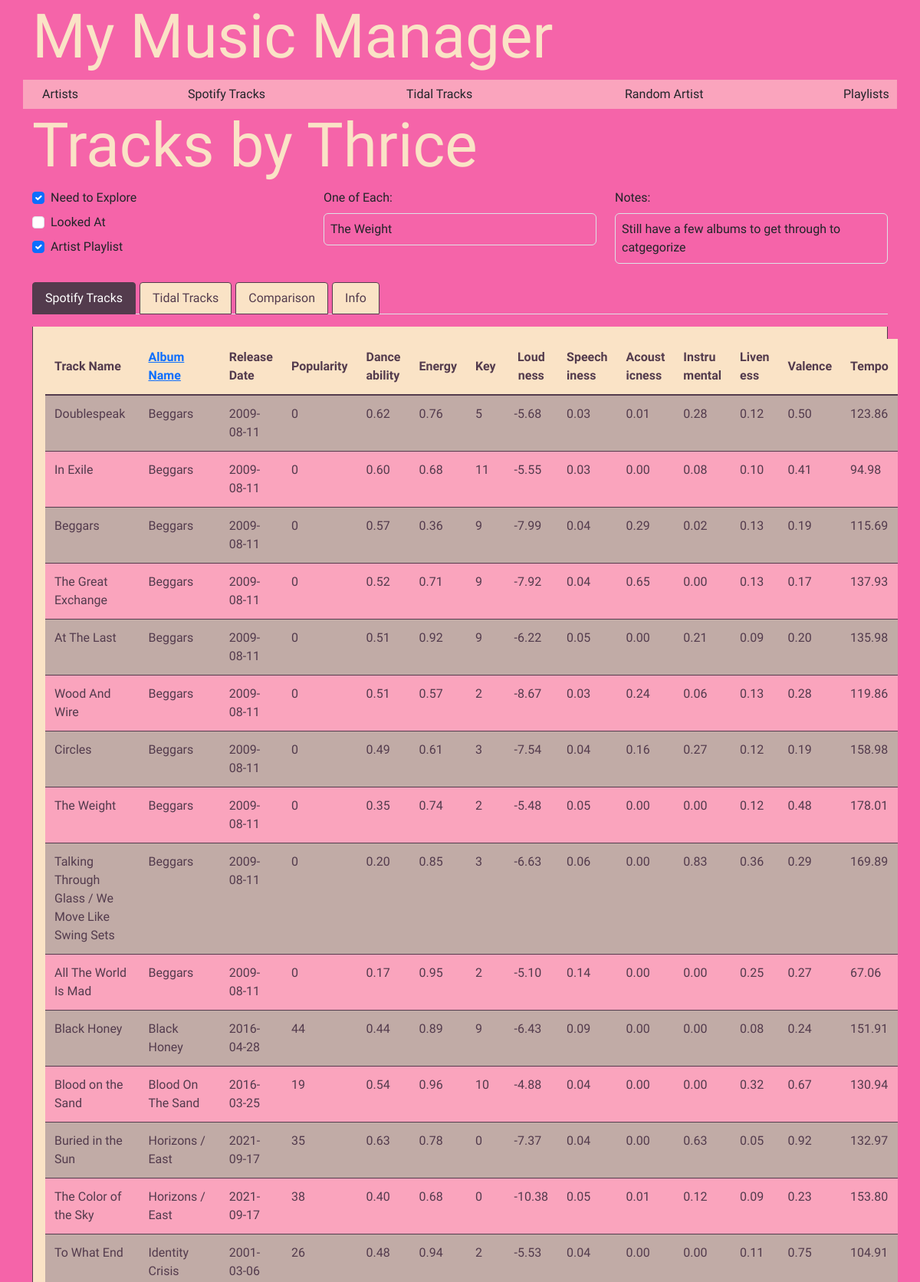
Screenshot of /artist/1/tracks (upper part) with the database file from the repository.
### app/models.py (models this page shows, shortened)
class Artist(db.Model):
    id = db.Column(db.Integer, primary_key=True)
    artist_name = db.Column(db.String(120), nullable=False)
    main_artist = db.Column(db.String(120), nullable=False)
    need_to_explore = db.Column(db.Boolean, nullable=False)
    looked_at = db.Column(db.Boolean, nullable=False)
    artist_playlist = db.Column(db.Boolean, nullable=False)
    one_of_each = db.Column(db.String(120), nullable=True)
    notes = db.Column(db.Text, nullable=True)
    order = db.Column(db.Integer, nullable=False, default=0)
    hide = db.Column(db.Boolean, nullable=False, default=False)
    musicbrainz_id = db.Column(db.String(36), nullable=True)
    musicbrainz_data = db.relationship('MusicBrainzAlbum', backref='artist', lazy=True)
    tracks = db.relationship('MusicBrainzTrack', backref='main_artist', lazy='dynamic')
    featured_in_tracks = db.relationship('MusicBrainzTrack', secondary=featured_artists,
                                         back_populates='featured_artists')
    genres = db.Column(db.String(255), nullable=True)

class SpotifyTrack(db.Model):
    id = db.Column(db.Integer, primary_key=True)
    spotify_id = db.Column(db.String(255))
    artist_ids = db.Column(db.String(255))
    track_name = db.Column(db.String(255))
    album_name = db.Column(db.String(255))
    helper = db.Column(db.String(255))
    artist_name = db.Column(db.String(255))
    release_date = db.Column(db.String(255))
    duration_ms = db.Column(db.Integer)
    popularity = db.Column(db.Integer)
    added_by = db.Column(db.String(255))
    added_at = db.Column(db.String(255))
    genres = db.Column(db.String(1000))
    danceability = db.Column(db.Float)
    energy = db.Column(db.Float)
    key = db.Column(db.Integer)
    loudness = db.Column(db.Float)
    mode = db.Column(db.Integer)
    speechiness = db.Column(db.Float)
    acousticness = db.Column(db.Float)
    instrumentalness = db.Column(db.Float)
    liveness = db.Column(db.Float)
    valence = db.Column(db.Float)
    tempo = db.Column(db.Float)
    time_signature = db.Column(db.Integer)

### app/views.py (the view)
@app.route('/artist/<int:artist_id>/tracks', methods=['GET'])
def artist_tracks(artist_id):
    artist = Artist.query.get_or_404(artist_id)
    sort_by = request.args.get('sort', 'album_name')  # Default sort by album name
    order = request.args.get('order', 'asc')  # Default order is ascending
    if sort_by == 'album_name':
        if order == 'asc':
            spotify_tracks = SpotifyTrack.query.filter_by(artist_name=artist.artist_name).order_by(SpotifyTrack.album_name.asc()).all()
            tidal_tracks = TidalTrack.query.filter_by(artist_name=artist.artist_name).order_by(TidalTrack.album_name.asc()).all()
        else:
            spotify_tracks = SpotifyTrack.query.filter_by(artist_name=artist.artist_name).order_by(SpotifyTrack.album_name.desc()).all()
            tidal_tracks = TidalTrack.query.filter_by(artist_name=artist.artist_name).order_by(TidalTrack.album_name.desc()).all()
    spotify_track_names = {track.track_name for track in spotify_tracks}
    tidal_track_names = {track.track_name for track in tidal_tracks}
    common_tracks = spotify_track_names & tidal_track_names  # Intersection
    unique_spotify_tracks = spotify_track_names - tidal_track_names  # Spotify only
    unique_tidal_tracks = tidal_track_names - spotify_track_names  # Tidal only
    return render_template('artist_tracks.html',
                           artist=artist,
                           spotify_tracks=spotify_tracks,
                           tidal_tracks=tidal_tracks,
                           common_tracks=common_tracks,
                           unique_spotify_tracks=unique_spotify_tracks,
                           unique_tidal_tracks=unique_tidal_tracks,
                           sort_by=sort_by,
                           order=order)

### app/templates/artist_tracks.html (shortened to what this page needs)
{% extends "base.html" %}
{% block content %}
<link rel="stylesheet" href="{{ url_for('static', filename='css/artists_overview.css') }}">
{% include 'nav.html' %}
<h1 class="display-1 title">Tracks by {{ artist.artist_name }}</h1>
<div class="artist-details mb-3">
    <div class="row">
        <div class="col-md-4">
            <div class="form-check mb-2">
                <input class="form-check-input" type="checkbox"
                       hx-post="{{ url_for('update_artist', artist_id=artist.id) }}"
                       hx-include="closest div.artist-details"
                       name="need_to_explore"
                       id="need_to_explore"
                       {% if artist.need_to_explore %}checked{% endif %}>
                <label class="form-check-label" for="need_to_explore">
                    Need to Explore
                </label>
            </div>
            <div class="form-check mb-2">
                <input class="form-check-input" type="checkbox"
                       hx-post="{{ url_for('update_artist', artist_id=artist.id) }}"
                       hx-include="closest div.artist-details"
                       name="looked_at"
                       id="looked_at"
                       {% if artist.looked_at %}checked{% endif %}>
                <label class="form-check-label" for="looked_at">
                    Looked At
                </label>
            </div>
            <div class="form-check mb-2">
                <input class="form-check-input" type="checkbox"
                       hx-post="{{ url_for('update_artist', artist_id=artist.id) }}"
                       hx-include="closest div.artist-details"
                       name="artist_playlist"
                       id="artist_playlist"
                       {% if artist.artist_playlist %}checked{% endif %}>
                <label class="form-check-label" for="artist_playlist">
                    Artist Playlist
                </label>
            </div>
        </div>
        <div class="col-md-4">
            <div class="mb-2">
                <label class="form-label">One of Each:</label>
                <div class="editable-field p-2 border rounded"
                     hx-get="{{ url_for('edit_field', artist_id=artist.id, field='one_of_each') }}"
                     hx-trigger="click" hx-swap="innerHTML">
                    {% if artist.one_of_each is none %}
                        <em class="text-muted">Click to edit</em>
                    {% else %}
                        {{ artist.one_of_each }}
                    {% endif %}
                </div>
            </div>
        </div>
        <div class="col-md-4">
            <div class="mb-2">
                <label class="form-label">Notes:</label>
                <div class="editable-field p-2 border rounded"
                     hx-get="{{ url_for('edit_field', artist_id=artist.id, field='notes') }}"
                     hx-trigger="click" hx-swap="innerHTML">
                    {% if artist.notes is none %}
                        <em class="text-muted">Click to edit</em>
                    {% else %}
                        {{ artist.notes }}
                    {% endif %}
                </div>
            </div>
        </div>
    </div>
</div>
<ul class="nav nav-tabs" id="trackTabs" role="tablist">
    <li class="nav-item" role="presentation">
        <button class="nav-link active" id="spotify-tab" data-bs-toggle="tab" data-bs-target="#spotify" type="button" role="tab" aria-controls="spotify" aria-selected="true">Spotify Tracks</button>
    </li>
    <li class="nav-item" role="presentation">
        <button class="nav-link" id="tidal-tab" data-bs-toggle="tab" data-bs-target="#tidal" type="button" role="tab" aria-controls="tidal" aria-selected="false">Tidal Tracks</button>
    </li>
    <li class="nav-item" role="presentation">
        <button class="nav-link" id="comparison-tab" data-bs-toggle="tab" data-bs-target="#comparison" type="button" role="tab" aria-controls="comparison" aria-selected="false">Comparison</button>
    </li>
    <li class="nav-item" role="presentation">
        <button class="nav-link" id="info-tab" data-bs-toggle="tab" data-bs-target="#info" type="button" role="tab" aria-controls="info" aria-selected="false">Info</button>
    </li>
</ul>
<div class="tab-content mt-3" id="trackTabsContent">
    <div class="tab-pane fade show active" id="spotify" role="tabpanel" aria-labelledby="spotify-tab">
        <table class="custom-table">
            <thead>
                <tr>
                    <th>Track Name</th>
                    <th><a href="{{ url_for('artist_tracks', artist_id=artist.id, sort='album_name', order='asc' if order == 'desc' else 'desc') }}">Album Name</a></th>
                    <th>Release Date</th>
                    <th>Popularity</th>
                    <th class="shorty">Dance ability</th>
                    <th class="shorty">Energy</th>
                    <th class="shorty">Key</th>
                    <th class="shorty text-center">Loud ness</th>
                    <th class="shorty">Speech iness</th>
                    <th class="shorty">Acoust icness</th>
                    <th class="shorty">Instru mental</th>
                    <th class="shorty">Liven ess</th>
                    <th class="shorty">Valence</th>
                    <th class="shorty">Tempo</th>
                </tr>
            </thead>
            <tbody>
                {% for track in spotify_tracks %}
                <tr>
                    <td>{{ track.track_name }}</td>
                    <td>{{ track.album_name }}</td>
                    <td>{{ track.release_date }}</td>
                    <td>{{ track.popularity }}</td>
                    <td class="shorty">{{ "%.2f" | format(track.danceability) }}</td>
                    <td class="shorty">{{ "%.2f" | format(track.energy) }}</td>
                    <td class="shorty">{{ track.key }}</td>
                    <td class="shorty">{{ "%.2f" | format(track.loudness) }}</td>
                    <td class="shorty">{{ "%.2f" | format(track.speechiness) }}</td>
                    <td class="shorty">{{ "%.2f" | format(track.acousticness) }}</td>
                    <td class="shorty">{{ "%.2f" | format(track.instrumentalness) }}</td>
                    <td class="shorty">{{ "%.2f" | format(track.liveness) }}</td>
                    <td class="shorty">{{ "%.2f" | format(track.valence) }}</td>
                    <td class="shorty">{{ "%.2f" | format(track.tempo) }}</td>
                </tr>
                {% endfor %}
            </tbody>
        </table>
    </div>
</div>
{% endblock %}

### app/static/css/styles.css (style rules this page uses)
body { --pale-dogwood: #c1aba6ff; --eggplant: #533b4dff; --hot-pink: #f564a9ff; --amaranth-pink: #faa4bdff; --champagne: #fae3c6ff; background-color: var(--hot-pink); font-family: 'Sarala', sans-serif; }
.title { font-family: 'Life Savers', serif; color: var(--champagne); }
h1, h2, h3, h4, h5, h6 { font-family: 'Kalam', cursive; }

### app/static/css/artists_overview.css (style rules this page uses)
.custom-table { width: 100%; margin-bottom: 1rem; color: var(--eggplant); border-collapse: collapse; }
.custom-table th { background-color: var(--champagne); text-align: left; padding: 0.75rem; border-bottom: 2px solid var(--eggplant); color: var(--eggplant); }
.custom-table td { padding: 0.75rem; vertical-align: top; border-bottom: 1px solid var(--eggplant); color: var(--eggplant); }
.custom-table tbody tr:nth-of-type(odd) { background-color: var(--pale-dogwood); }
.custom-table tbody tr:nth-of-type(even) { background-color: var(--amaranth-pink); }
.nav-tabs .nav-link { color: var(--eggplant); background-color: var(--champagne); border: 1px solid var(--eggplant); margin-right: 5px; padding: 0.5rem 1rem; border-radius: 0.25rem 0.25rem 0 0; }
.nav-tabs .nav-link.active { color: #fff; background-color: var(--eggplant); border-color: var(--eggplant); }
.tab-content { border: 1px solid var(--eggplant); border-top: none; background-color: var(--champagne); padding: 1rem; border-radius: 0 0 0.25rem 0.25rem; }
.custom-table th { position: sticky; top: 0; z-index: 2; background-color: var(--champagne); color: var(--eggplant); box-shadow: 0 2px 2px -1px rgba(0, 0, 0, 0.4); }

### rows the page displays
Artist: artist_name "Thrice", need_to_explore "☑", artist_playlist "☑", one_of_each "The Weight", notes "Still have a few albums to get through to catgegorize"
SpotifyTrack: track_name "Doublespeak", album_name "Beggars", release_date "2009-08-11", popularity "0", danceability "0.62", energy "0.76", key "5", loudness "-5.68", speechiness "0.03", acousticness "0.01", instrumentalness "0.28", liveness "0.12", valence "0.50", tempo "123.86"
SpotifyTrack: track_name "In Exile", album_name "Beggars", release_date "2009-08-11", popularity "0", danceability "0.60", energy "0.68", key "11", loudness "-5.55", speechiness "0.03", acousticness "0.00", instrumentalness "0.08", liveness "0.10", valence "0.41", tempo "94.98"
SpotifyTrack: track_name "Beggars", album_name "Beggars", release_date "2009-08-11", popularity "0", danceability "0.57", energy "0.36", key "9", loudness "-7.99", speechiness "0.04", acousticness "0.29", instrumentalness "0.02", liveness "0.13", valence "0.19", tempo "115.69"
SpotifyTrack: track_name "The Great Exchange", album_name "Beggars", release_date "2009-08-11", popularity "0", danceability "0.52", energy "0.71", key "9", loudness "-7.92", speechiness "0.04", acousticness "0.65", instrumentalness "0.00", liveness "0.13", valence "0.17", tempo "137.93"
SpotifyTrack: track_name "At The Last", album_name "Beggars", release_date "2009-08-11", popularity "0", danceability "0.51", energy "0.92", key "9", loudness "-6.22", speechiness "0.05", acousticness "0.00", instrumentalness "0.21", liveness "0.09", valence "0.20", tempo "135.98"
SpotifyTrack: track_name "Wood And Wire", album_name "Beggars", release_date "2009-08-11", popularity "0", danceability "0.51", energy "0.57", key "2", loudness "-8.67", speechiness "0.03", acousticness "0.24", instrumentalness "0.06", liveness "0.13", valence "0.28", tempo "119.86"
SpotifyTrack: track_name "Circles", album_name "Beggars", release_date "2009-08-11", popularity "0", danceability "0.49", energy "0.61", key "3", loudness "-7.54", speechiness "0.04", acousticness "0.16", instrumentalness "0.27", liveness "0.12", valence "0.19", tempo "158.98"
SpotifyTrack: track_name "The Weight", album_name "Beggars", release_date "2009-08-11", popularity "0", danceability "0.35", energy "0.74", key "2", loudness "-5.48", speechiness "0.05", acousticness "0.00", instrumentalness "0.00", liveness "0.12", valence "0.48", tempo "178.01"
SpotifyTrack: track_name "Talking Through Glass / We Move Like Swing Sets", album_name "Beggars", release_date "2009-08-11", popularity "0", danceability "0.20", energy "0.85", key "3", loudness "-6.63", speechiness "0.06", acousticness "0.00", instrumentalness "0.83", liveness "0.36", valence "0.29", tempo "169.89"
SpotifyTrack: track_name "All The World Is Mad", album_name "Beggars", release_date "2009-08-11", popularity "0", danceability "0.17", energy "0.95", key "2", loudness "-5.10", speechiness "0.14", acousticness "0.00", instrumentalness "0.00", liveness "0.25", valence "0.27", tempo "67.06"
SpotifyTrack: track_name "Black Honey", album_name "Black Honey", release_date "2016-04-28", popularity "44", danceability "0.44", energy "0.89", key "9", loudness "-6.43", speechiness "0.09", acousticness "0.00", instrumentalness "0.00", liveness "0.08", valence "0.24", tempo "151.91"
SpotifyTrack: track_name "Blood on the Sand", album_name "Blood On The Sand", release_date "2016-03-25", popularity "19", danceability "0.54", energy "0.96", key "10", loudness "-4.88", speechiness "0.04", acousticness "0.00", instrumentalness "0.00", liveness "0.32", valence "0.67", tempo "130.94"
SpotifyTrack: track_name "Buried in the Sun", album_name "Horizons / East", release_date "2021-09-17", popularity "35", danceability "0.63", energy "0.78", key "0", loudness "-7.37", speechiness "0.04", acousticness "0.00", instrumentalness "0.63", liveness "0.05", valence "0.92", tempo "132.97"
SpotifyTrack: track_name "The Color of the Sky", album_name "Horizons / East", release_date "2021-09-17", popularity "38", danceability "0.40", energy "0.68", key "0", loudness "-10.38", speechiness "0.05", acousticness "0.01", instrumentalness "0.12", liveness "0.09", valence "0.23", tempo "153.80"
SpotifyTrack: track_name "To What End", album_name "Identity Crisis", release_date "2001-03-06", popularity "26", danceability "0.48", energy "0.94", key "2", loudness "-5.53", speechiness "0.04", acousticness "0.00", instrumentalness "0.00", liveness "0.11", valence "0.75", tempo "104.91"
